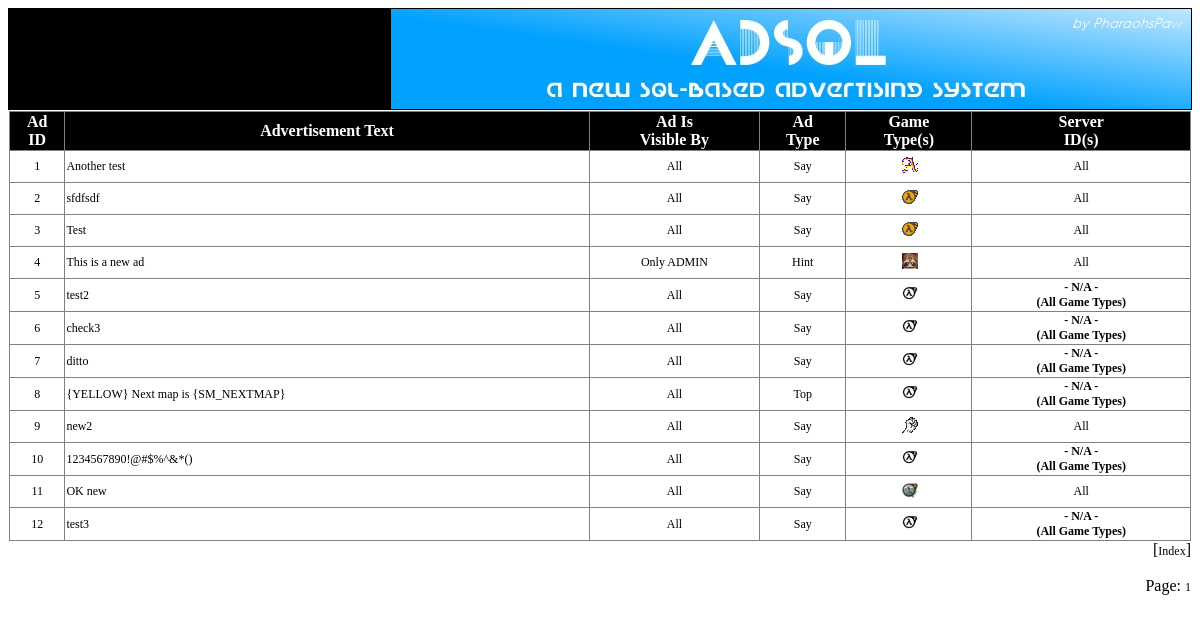
/web/adsql/ads.php, run on the app's committed database.
### tables this page shows
CREATE TABLE IF NOT EXISTS `adsmysql` (
  `id` int(11) NOT NULL,
  `type` text NOT NULL,
  `text` text NOT NULL,
  `flags` text NOT NULL,
  `game` text NOT NULL,
  `gamesrvid` text NOT NULL,
  `name` text NOT NULL,
  `time` timestamp NOT NULL DEFAULT CURRENT_TIMESTAMP ON UPDATE CURRENT_TIMESTAMP,
  PRIMARY KEY (`id`)
);

### web/adsql/include/session.php (called while the page is built, shortened)
<?php
include("database.php");
class Session
{
   var $username;
   var $time;
   function Session(){
      $this->time = time();
      $this->startSession();
   }
   function startSession(){
      global $database;
      $this->logged_in = $this->checkLogin();
      if(!$this->logged_in){
         $this->username = $_SESSION['username'] = GUEST_NAME;
         $this->userlevel = GUEST_LEVEL;
         $database->addActiveGuest($_SERVER['REMOTE_ADDR'], $this->time);
      }
      else{
         $database->addActiveUser($this->username, $this->time);
      }
      $database->removeInactiveUsers();
      $database->removeInactiveGuests();
   }
   function checkLogin(){
      global $database;
      if(isset($_SESSION['username']) && isset($_SESSION['userid']) &&
         $_SESSION['username'] != GUEST_NAME){
         if($database->confirmUserID($_SESSION['username'], $_SESSION['userid']) != 0){
            unset($_SESSION['username']);
            unset($_SESSION['userid']);
            return false;
         }
         $this->userinfo  = $database->getUserInfo($_SESSION['username']);
         $this->username  = $this->userinfo['username'];
         $this->userid    = $this->userinfo['userid'];
         $this->userlevel = $this->userinfo['userlevel'];
         return true;
      }
      else{
         return false;
      }
   }
};
$session = new Session;
?>

### web/adsql/include/database.php (called while the page is built, shortened)
<?php
include("db_utf8.php");
class MySQLDB
{
   var $connection;
   private $_magic_quotes_active;
   private $_real_escape_string_exists;
   function MySQLDB(){
      $this->connection = mysql_connect(DB_SERVER, DB_USER, DB_PASS) or die(mysql_error());
      if(TRACK_VISITORS){
         $this->calcNumActiveUsers();
         $this->calcNumActiveGuests();
      }
      $this->_magic_quotes_active = get_magic_quotes_gpc();
      $this->_real_escape_string_exists = function_exists( "mysql_real_escape_string" );
   }
   public function escape_value( $value ) {
   	if (!is_array($value)) {
   		if( $this->_real_escape_string_exists ) {
   			$value = mysql_real_escape_string( $value );
   		} else {
   			if( !$this->_magic_quotes_active ) {
   				$value = addslashes( $value );
   			}
   		}
   	} else {
   		foreach ($value as $key => $val) {
   			$value[$key] = $this->escape_value($val);
   		}
   	}
   	return $value;
   }
   function calcNumActiveUsers(){
      $q = "SELECT * FROM ".TBL_ACTIVE_USERS;
      $result = mysql_query($q, $this->connection);
   }
   function calcNumActiveGuests(){
      $q = "SELECT * FROM ".TBL_ACTIVE_GUESTS;
      $result = mysql_query($q, $this->connection);
   }
   function addActiveGuest($ip, $time){
   	$ip = htmlspecialchars(trim($this->escape_value($ip)));
      $q = "REPLACE INTO ".TBL_ACTIVE_GUESTS." VALUES ('$ip', '$time')";
      $this->calcNumActiveGuests();
   }
   function removeInactiveUsers(){
      $timeout = time()-USER_TIMEOUT*60;
      $q = "DELETE FROM ".TBL_ACTIVE_USERS." WHERE timestamp < $timeout";
      $this->calcNumActiveUsers();
   }
   function removeInactiveGuests(){
      $timeout = time()-GUEST_TIMEOUT*60;
      $q = "DELETE FROM ".TBL_ACTIVE_GUESTS." WHERE timestamp < $timeout";
      $this->calcNumActiveGuests();
   }
};
$database = new MySQLDB;
?>

### web/adsql/include/db_utf8.php (called while the page is built, shortened)
<?php
function php_versionok()
{
	$WantedPHPVersion = '5.2.3';
	$CurrentPHPVersion = phpversion();
	switch (version_compare($CurrentPHPVersion, $WantedPHPVersion))
	{
		case 1:
			return true;
			break;
	}
}
function db_versionok($dbconnection)
{
	$WantedDBVersion = '5.0.7';
	$CurrentDBVersion = mysql_get_server_info($dbconnection);
	switch (version_compare($CurrentDBVersion, $WantedDBVersion))
	{
		case 0:
		case 1:
			return true;
			break;
	}
}
function db_setutf8($dbconnection)
{
	if ( db_versionok($dbconnection) && php_versionok() )
	{
		if (mysql_set_charset('utf8', $dbconnection))
		{
			return true;
		}
		else
		{
			return false;
		}
	}
}
?>

### web/adsql/ads.php (the view, shortened to what this page needs)
<?php
include("include/session.php");
include("include/header.php");
$numberofrecords = 25;
?>
<table border=0 width="100%">
	<tr>
		<td align='right' class='imgbg'><a href="index.php"><img src="images/default.jpg" alt="toplogo"></a></td>
	</tr>
	<tr>
		<td class='main' align='right'><?php
$connection = mysql_connect(DB_SERVER, DB_USER, DB_PASS) or die('Could not connect: ' . mysql_error());
if (isset($_GET["page"]))
{
	$page  = (int)(htmlspecialchars(trim(escape_value($_GET["page"],$connection))));
}
else
{
	$page = 1;
}
$start_from = ($page-1) * $numberofrecords;
$sql = "SELECT * FROM adsmysql ORDER BY id ASC LIMIT $start_from, $numberofrecords";
$rs_result = mysql_query ($sql, $connection);
?>
				<table width="100%" border=1>
					<tr>
						<th>Ad<br>
							ID</th>
						<th>Advertisement Text</th>
						<th>Ad Is<br>
							Visible By</th>
						<th>Ad<br>
							Type</th>
						<th>Game<br>
							Type(s)</th>
						<th>Server<br>
							ID(s)</th>
						<?php
print "</tr>";
while ($row = mysql_fetch_assoc($rs_result))
{
	$ad_text = $row['text'];
	if ($row['flags'] == "none")
		$visibility = "All";
	else if ($row['flags'] == "a")
		$visibility = "No " . ADMIN;
	else if ($row['flags'] == "")
		$visibility = "Only " . ADMIN;
?>
					<tr>
						<td class='small' align=center><?php echo $row['id'] ?></td>
						<td class='small'><?php echo $ad_text; ?></td>
						<td class='small' align=center><?php echo $visibility?></td>
						<?php
	if ($row['type'] == "H")
		$ad_type = "Hint";
	elseif ($row['type'] == "S")
		$ad_type = "Say";
	elseif ($row['type'] == "C")
		$ad_type = "Center";
	elseif ($row['type'] == "T")
		$ad_type = "Top";
	$gameicon = explode(",", $row['game']);
?>
						<td class='small' align=center><?php echo $ad_type ?></td>
						<?php
	print "<td class='small' align='center'>";
	foreach($gameicon as $iconstring)
	{
		print "&nbsp;&nbsp;<img src=\"images/icons/" . $iconstring . ".gif\" alt=\"" . $iconstring . "\" title=\"";
		switch ($iconstring) {
			case "All":
				echo "All Games\">";
				$row['gamesrvid'] = "<b>- N/A -<br>(All Game Types)</b>";
				break;
			case "ageofchivalry":
				echo "Age Of Chivalry\">";
				break;
			case "hl2mp":
				echo "Half Life 2 Deathmatch\">";
				break;
			case "insurgency":
				echo "Insurgency\">";
				break;
			case "pvkii":
				echo "Pirates Vikings &amp; Knights II\">";
				break;
			case "zps":
				echo "Zombie Panic: Source\">";
				break;
		}
	}
	print "&nbsp;</td>";
?>
						<td class='small' align=center><?php echo $row['gamesrvid'] ?></td>
					</tr>
					<?php
}
?>
				</table>
			<?php
$sql = "SELECT COUNT(id) FROM adsmysql";
$rs_result = mysql_query($sql, $connection);
$row = mysql_fetch_row($rs_result);
$total_records = $row[0];
$total_pages = ceil($total_records / $numberofrecords);
echo "<span class='account'>[<a href=\"index.php\">Index</a>] ";
echo "</span><br><br>";
echo "<span class='account'>Page: ";
for ($i=1; $i<=$total_pages; $i++)
{
	echo "<a href='ads.php?page=".$i."'>".$i."</a> ";
}
echo "</span>";
?></td>
	</tr>
	<?php
if($session->userlevel < 2)
{
	echo "</table>\n";
}
?>
</body></html>

### web/adsql/include/header.php (shortened to what this page needs)
<!DOCTYPE html PUBLIC "-//W3C//DTD HTML 4.01 Transitional//EN">
<html>
<head>
<link rel="stylesheet" type="text/css" href="style.css">
</head>
<body>

### web/adsql/style.css (style rules this page uses)
html { overflow: auto; }
table { border-collapse: collapse; }
th { color:#ffffff; background-color:#000000; text-align: center; font-size:16px; font-family:Gill Sans MT, Trebuchet MS, Verdana, Optima; }
td.main { color:#000000; font-size:16px; font-family:Gill Sans MT, Trebuchet MS, Verdana, Optima; }
td.small { color:#000000; font-size:12px; font-family:Gill Sans MT, Trebuchet MS, Verdana, Optima; height: 32px; }
td.imgbg { color:#ffffff; background-color:#000000; font-size:12px; font-family:Gill Sans MT, Trebuchet MS, Verdana, Optima; }
.account a:link { text-decoration:none; color:#000000; font-size:12px; font-family:Gill Sans MT, Trebuchet MS, Verdana, Optima; }

### data on the page
adsmysql: id "1", text "Another test", flags "All", type "Say", game (picture), gamesrvid "All"
adsmysql: id "2", text "sfdfsdf", flags "All", type "Say", game (picture), gamesrvid "All"
adsmysql: id "3", text "Test", flags "All", type "Say", game (picture), gamesrvid "All"
adsmysql: id "4", text "This is a new ad", visibility "Only ADMIN", type "Hint", shows a picture, gamesrvid "All"
adsmysql: id "5", text "test2", flags "All", type "Say"
adsmysql: id "6", text "check3", flags "All", type "Say"
adsmysql: id "7", text "ditto", flags "All", type "Say"
adsmysql: id "8", text "{YELLOW} Next map is {SM_NEXTMAP}", flags "All", type "Top"
adsmysql: id "9", text "new2", flags "All", type "Say", game (picture), gamesrvid "All"
adsmysql: id "10", text "1234567890!@#$%^&*()", flags "All", type "Say"
adsmysql: id "11", text "OK new", flags "All", type "Say", game (picture), gamesrvid "All"
adsmysql: id "12", text "test3", flags "All", type "Say"
